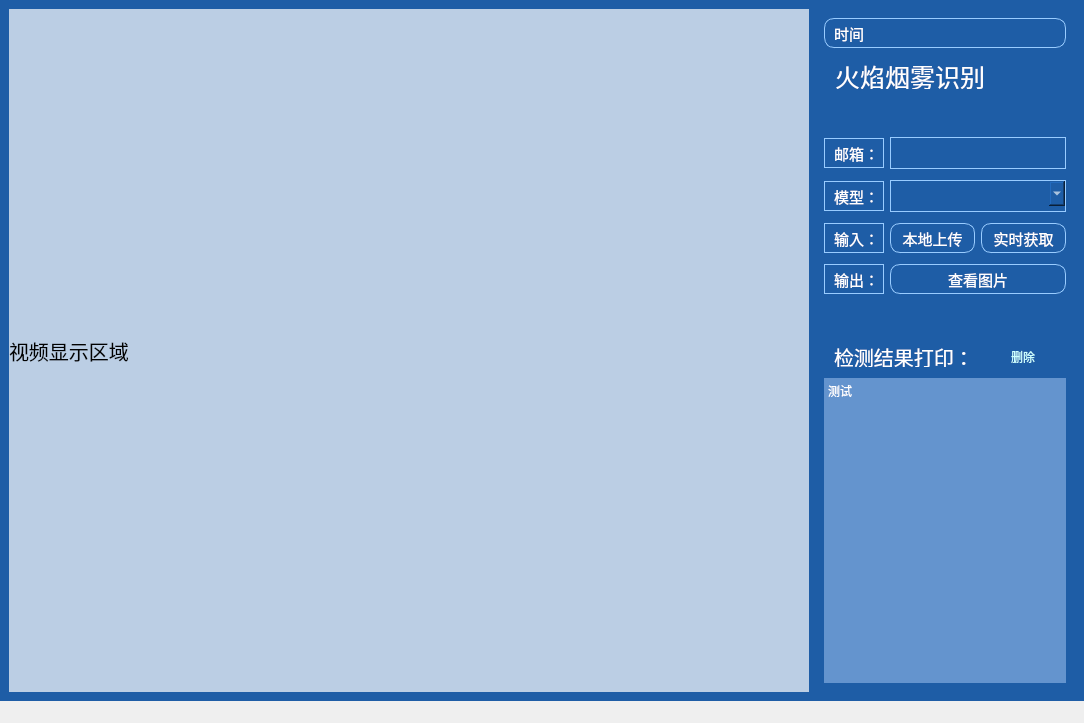
<?xml version="1.0" encoding="UTF-8"?>
<ui version="4.0">
 <class>MainWindow</class>
 <widget class="QMainWindow" name="MainWindow">
  <property name="geometry">
   <rect>
    <x>0</x>
    <y>0</y>
    <width>1084</width>
    <height>723</height>
   </rect>
  </property>
  <property name="windowTitle">
   <string>MainWindow</string>
  </property>
  <property name="styleSheet">
   <string notr="true">border: 0;</string>
  </property>
  <widget class="QWidget" name="centralwidget">
   <property name="styleSheet">
    <string notr="true">
background:#1e5da6;
border: 0;
padding: 0;
margin: 0;
</string>
   </property>
   <layout class="QHBoxLayout" name="horizontalLayout">
    <item>
     <widget class="QLabel" name="camera">
      <property name="minimumSize">
       <size>
        <width>800</width>
        <height>630</height>
       </size>
      </property>
      <property name="maximumSize">
       <size>
        <width>1090</width>
        <height>900</height>
       </size>
      </property>
      <property name="styleSheet">
       <string notr="true">background: rgba(255,255,255,0.7);
border: 0;
padding: 0;
margin: 0;
font-size: 20px;</string>
      </property>
      <property name="text">
       <string>视频显示区域</string>
      </property>
     </widget>
    </item>
    <item>
     <widget class="QFrame" name="frame">
      <property name="minimumSize">
       <size>
        <width>260</width>
        <height>0</height>
       </size>
      </property>
      <property name="maximumSize">
       <size>
        <width>300</width>
        <height>16777215</height>
       </size>
      </property>
      <property name="styleSheet">
       <string notr="true">
border: 0;
padding: 0;
margin: 0;</string>
      </property>
      <property name="frameShape">
       <enum>QFrame::StyledPanel</enum>
      </property>
      <property name="frameShadow">
       <enum>QFrame::Raised</enum>
      </property>
      <layout class="QVBoxLayout" name="verticalLayout_2">
       <item>
        <widget class="QLabel" name="timedisplay">
         <property name="minimumSize">
          <size>
           <width>190</width>
           <height>0</height>
          </size>
         </property>
         <property name="maximumSize">
          <size>
           <width>300</width>
           <height>35</height>
          </size>
         </property>
         <property name="styleSheet">
          <string notr="true">
color:#FFFFFF;
padding: 5px;
font-size: 15px;
margin-bottom: 5px;
border: 1px solid #99CCFF;
border-radius: 10px
</string>
         </property>
         <property name="text">
          <string>时间</string>
         </property>
        </widget>
       </item>
       <item>
        <widget class="QLabel" name="label_3">
         <property name="maximumSize">
          <size>
           <width>300</width>
           <height>35</height>
          </size>
         </property>
         <property name="styleSheet">
          <string notr="true">font-size: 25px;
color:#FFFFFF;
padding: 5px;</string>
         </property>
         <property name="text">
          <string>火焰烟雾识别</string>
         </property>
        </widget>
       </item>
       <item>
        <spacer name="verticalSpacer_2">
         <property name="orientation">
          <enum>Qt::Vertical</enum>
         </property>
         <property name="sizeType">
          <enum>QSizePolicy::Maximum</enum>
         </property>
         <property name="sizeHint" stdset="0">
          <size>
           <width>17</width>
           <height>37</height>
          </size>
         </property>
        </spacer>
       </item>
       <item>
        <layout class="QHBoxLayout" name="horizontalLayout_8">
         <item>
          <widget class="QLabel" name="email_label_2">
           <property name="maximumSize">
            <size>
             <width>60</width>
             <height>35</height>
            </size>
           </property>
           <property name="styleSheet">
            <string notr="true">color:#FFFFFF;
padding: 5px;
font-size: 15px;
margin-bottom: 5px;
border: 1px solid #99CCFF;</string>
           </property>
           <property name="text">
            <string>邮箱：</string>
           </property>
          </widget>
         </item>
         <item>
          <widget class="QLineEdit" name="lineEdit">
           <property name="styleSheet">
            <string notr="true">color:#FFFFFF;
padding: 5px;
font-size: 15px;
margin-bottom: 5px;
border: 1px solid #99CCFF;</string>
           </property>
          </widget>
         </item>
        </layout>
       </item>
       <item>
        <layout class="QHBoxLayout" name="horizontalLayout_4">
         <item>
          <widget class="QLabel" name="model_label">
           <property name="maximumSize">
            <size>
             <width>60</width>
             <height>35</height>
            </size>
           </property>
           <property name="styleSheet">
            <string notr="true">color:#FFFFFF;
padding: 5px;
font-size: 15px;
margin-bottom: 5px;
border: 1px solid #99CCFF;</string>
           </property>
           <property name="text">
            <string>模型：</string>
           </property>
          </widget>
         </item>
         <item>
          <widget class="QComboBox" name="comboBox_2">
           <property name="styleSheet">
            <string notr="true">color:#FFFFFF;
padding: 5px;
font-size: 15px;
margin-bottom: 5px;
border: 1px solid #99CCFF;
</string>
           </property>
          </widget>
         </item>
        </layout>
       </item>
       <item>
        <layout class="QHBoxLayout" name="horizontalLayout_5">
         <item>
          <widget class="QLabel" name="input_label">
           <property name="maximumSize">
            <size>
             <width>60</width>
             <height>35</height>
            </size>
           </property>
           <property name="styleSheet">
            <string notr="true">color:#FFFFFF;
padding: 5px;
font-size: 15px;
margin-bottom: 5px;
border: 1px solid #99CCFF;</string>
           </property>
           <property name="text">
            <string>输入：</string>
           </property>
          </widget>
         </item>
         <item>
          <widget class="QPushButton" name="picture">
           <property name="maximumSize">
            <size>
             <width>200</width>
             <height>35</height>
            </size>
           </property>
           <property name="styleSheet">
            <string notr="true">
color:#FFFFFF;
padding: 5px;
font-size: 15px;
margin-bottom: 5px;
border: 1px solid #99CCFF;
border-radius: 10px</string>
           </property>
           <property name="text">
            <string>本地上传</string>
           </property>
          </widget>
         </item>
         <item>
          <widget class="QPushButton" name="pushButton">
           <property name="minimumSize">
            <size>
             <width>0</width>
             <height>0</height>
            </size>
           </property>
           <property name="maximumSize">
            <size>
             <width>200</width>
             <height>35</height>
            </size>
           </property>
           <property name="styleSheet">
            <string notr="true">
color:#FFFFFF;
padding: 5px;
font-size: 15px;
margin-bottom: 5px;
border: 1px solid #99CCFF;
border-radius: 10px</string>
           </property>
           <property name="text">
            <string>实时获取</string>
           </property>
          </widget>
         </item>
        </layout>
       </item>
       <item>
        <layout class="QHBoxLayout" name="horizontalLayout_6">
         <item>
          <widget class="QLabel" name="output_label">
           <property name="maximumSize">
            <size>
             <width>60</width>
             <height>35</height>
            </size>
           </property>
           <property name="styleSheet">
            <string notr="true">color:#FFFFFF;
padding: 5px;
font-size: 15px;
margin-bottom: 5px;
border: 1px solid #99CCFF;</string>
           </property>
           <property name="text">
            <string>输出：</string>
           </property>
          </widget>
         </item>
         <item>
          <widget class="QPushButton" name="look">
           <property name="minimumSize">
            <size>
             <width>0</width>
             <height>0</height>
            </size>
           </property>
           <property name="maximumSize">
            <size>
             <width>200</width>
             <height>35</height>
            </size>
           </property>
           <property name="styleSheet">
            <string notr="true">
color:#FFFFFF;
font-size: 15px;
padding: 5px;
margin-bottom: 5px;
border: 1px solid #99CCFF;
border-radius: 10px</string>
           </property>
           <property name="text">
            <string>查看图片</string>
           </property>
          </widget>
         </item>
        </layout>
       </item>
       <item>
        <spacer name="verticalSpacer">
         <property name="orientation">
          <enum>Qt::Vertical</enum>
         </property>
         <property name="sizeType">
          <enum>QSizePolicy::Maximum</enum>
         </property>
         <property name="sizeHint" stdset="0">
          <size>
           <width>17</width>
           <height>37</height>
          </size>
         </property>
        </spacer>
       </item>
       <item>
        <layout class="QHBoxLayout" name="horizontalLayout_7">
         <item>
          <widget class="QLabel" name="label_8">
           <property name="maximumSize">
            <size>
             <width>200</width>
             <height>30</height>
            </size>
           </property>
           <property name="styleSheet">
            <string notr="true">
color:#FFFFFF;
font-size: 20px;
padding: 5px;
</string>
           </property>
           <property name="text">
            <string>检测结果打印：</string>
           </property>
          </widget>
         </item>
         <item>
          <widget class="QPushButton" name="clear_all">
           <property name="minimumSize">
            <size>
             <width>50</width>
             <height>0</height>
            </size>
           </property>
           <property name="styleSheet">
            <string notr="true">
color:#CCFFFF;
padding: 5px;
margin-right: 10px;
</string>
           </property>
           <property name="text">
            <string>删除</string>
           </property>
          </widget>
         </item>
        </layout>
       </item>
       <item>
        <layout class="QHBoxLayout" name="horizontalLayout_2">
         <item>
          <widget class="QTextEdit" name="result_output">
           <property name="minimumSize">
            <size>
             <width>200</width>
             <height>0</height>
            </size>
           </property>
           <property name="maximumSize">
            <size>
             <width>500</width>
             <height>20000</height>
            </size>
           </property>
           <property name="styleSheet">
            <string notr="true">background: #6494ce;
font-size: 12px;
color:#FFFFFF;</string>
           </property>
           <property name="html">
            <string>&lt;!DOCTYPE HTML PUBLIC &quot;-//W3C//DTD HTML 4.0//EN&quot; &quot;http://www.w3.org/TR/REC-html40/strict.dtd&quot;&gt;
&lt;html&gt;&lt;head&gt;&lt;meta name=&quot;qrichtext&quot; content=&quot;1&quot; /&gt;&lt;style type=&quot;text/css&quot;&gt;
p, li { white-space: pre-wrap; }
&lt;/style&gt;&lt;/head&gt;&lt;body style=&quot; font-family:'SimSun'; font-size:12px; font-weight:400; font-style:normal;&quot;&gt;
&lt;p style=&quot; margin-top:0px; margin-bottom:0px; margin-left:0px; margin-right:0px; -qt-block-indent:0; text-indent:0px;&quot;&gt;&lt;span style=&quot; font-size:12px;&quot;&gt;测试&lt;/span&gt;&lt;/p&gt;&lt;/body&gt;&lt;/html&gt;</string>
           </property>
          </widget>
         </item>
        </layout>
       </item>
      </layout>
     </widget>
    </item>
   </layout>
  </widget>
  <widget class="QMenuBar" name="menubar">
   <property name="geometry">
    <rect>
     <x>0</x>
     <y>0</y>
     <width>1084</width>
     <height>23</height>
    </rect>
   </property>
  </widget>
  <widget class="QStatusBar" name="statusbar"/>
 </widget>
 <resources/>
 <connections/>
</ui>
